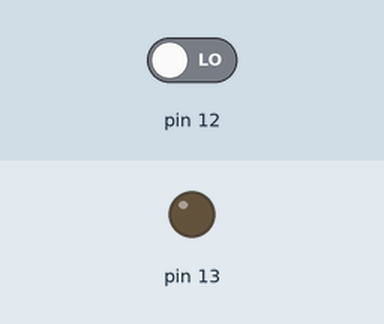
This sketch was run on a simulated Arduino Uno, built with avr-gcc and run on an emulated ATmega328P. Shown: output pins drawn as LEDs (lit = HIGH). Inputs (shaded band) come from the test bench; at power-on: pin 12 LOW.

Above: at 1.2 s.
1.3 s: pin 12 driven HIGH
At 1.9 s:
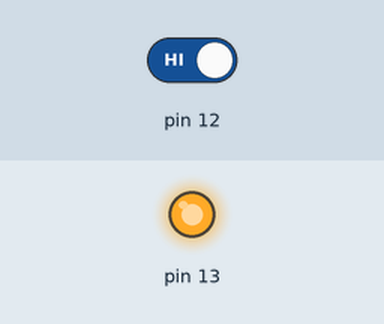
2.8 s: pin 12 driven LOW
At 3.1 s:
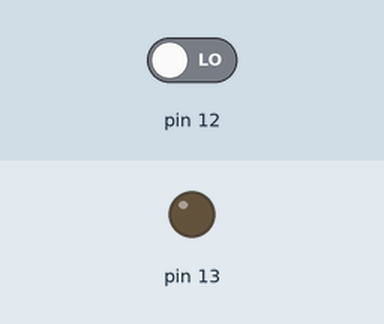
Timing chart, 0 to 5.8 s (numbered marks = the images above; inputs shaded):
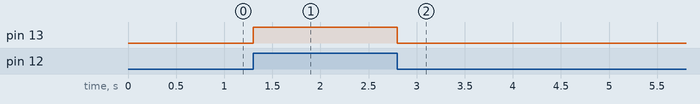

The sketch:

reed_switch_with_diametre.ino
```cpp
int sensor_value;
int radius = 31; /* centimetres */
float circumference = 2*(3.14)*31;
int distance = 0;

void setup()
{
pinMode(13,OUTPUT);
pinMode(12,INPUT);

}

void loop()
{
sensor_value = digitalRead(12);

if(sensor_value == HIGH)
{
  digitalWrite(13,HIGH);
  distance = distance + circumference;
}

else
{
  digitalWrite(13,LOW);
}


}
```

Measured:
- after the input at 1.3 s, pin 13: LOW → HIGH at once
- after the input at 2.8 s, pin 13: HIGH → LOW at once
